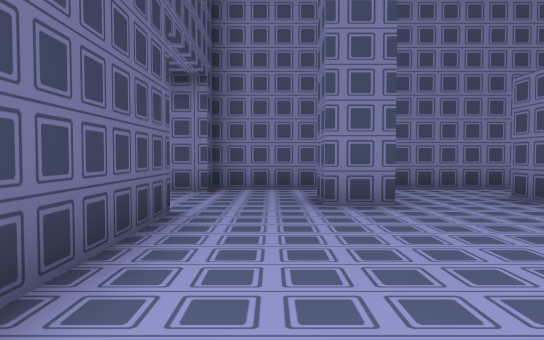
View 1 (above)

22 first-person views from a walk through a scene from a Unity 3-D project. The camera is 1.4 m above the floor, tilts 2° down and sees 70° across. The floor is counted in squares, 2 m on a side. Each view is taken from the middle of a square. On the plan, view 1 faces up. The plan holds only what a view shows up to about 11 squares ahead; the rest is blank. The place goes on beyond the plan.

View 2
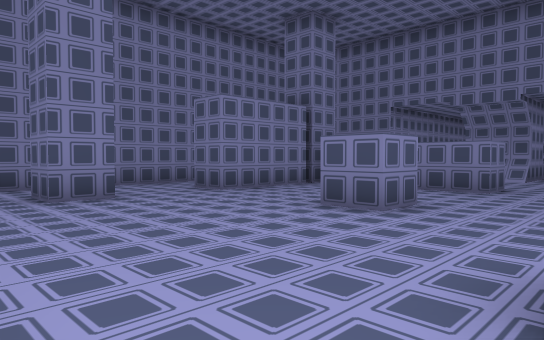

View 3
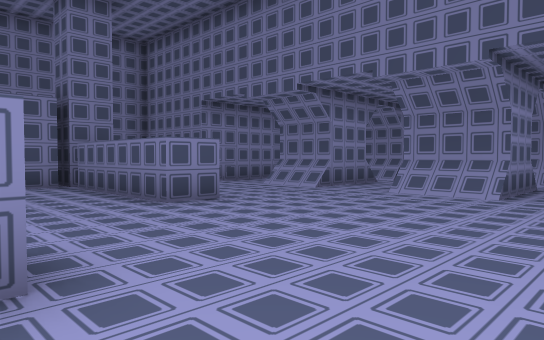

View 4
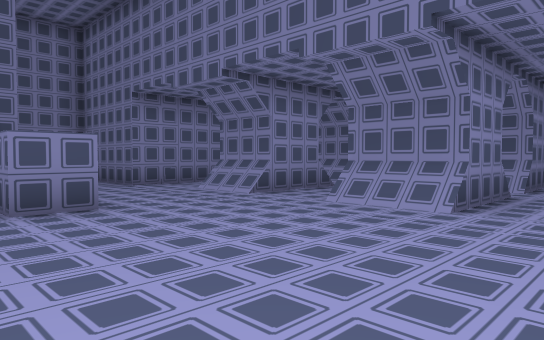

View 5
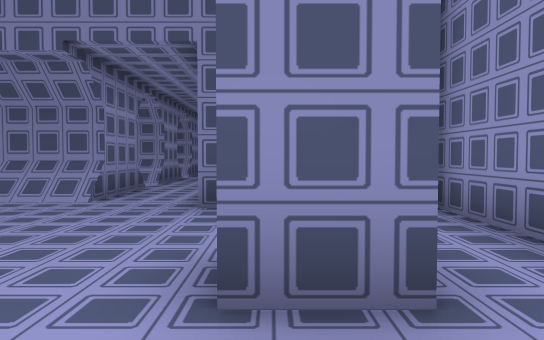

View 6
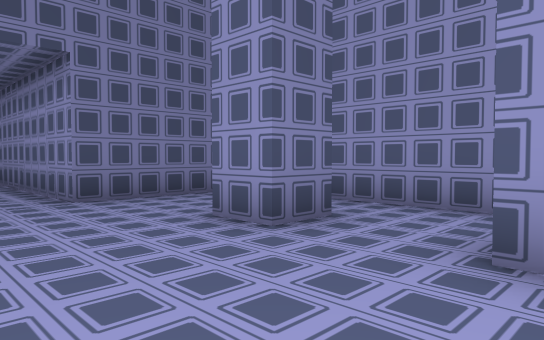

View 7
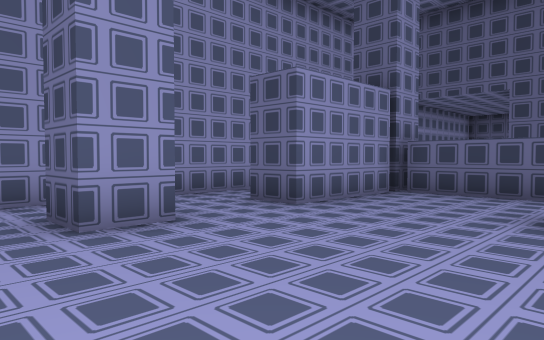

View 8
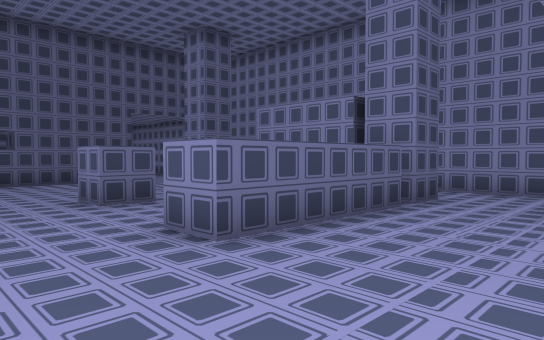

View 9
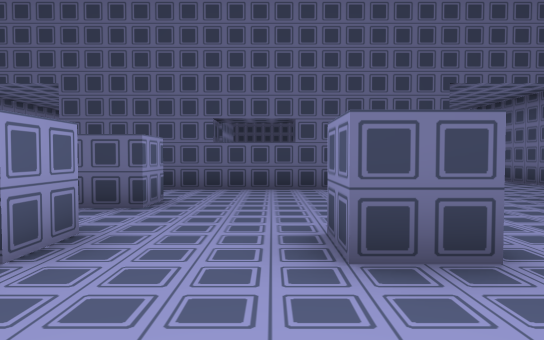

View 10
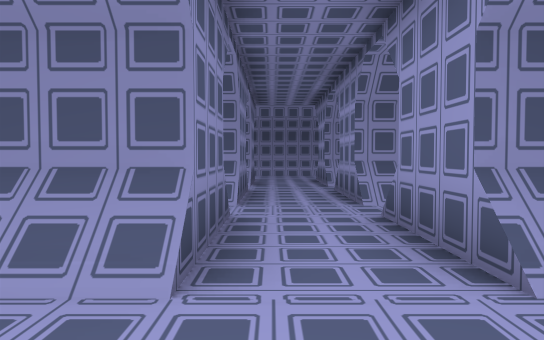

View 11
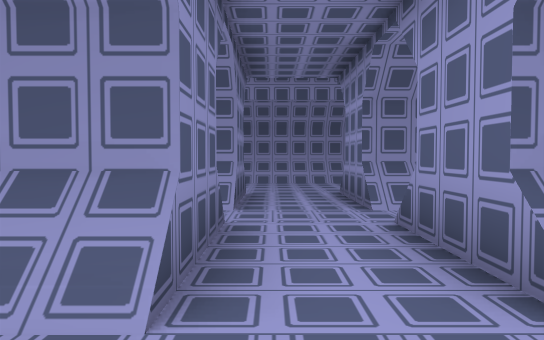

View 12
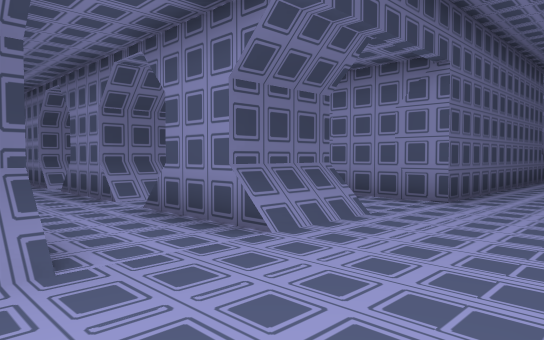

View 13
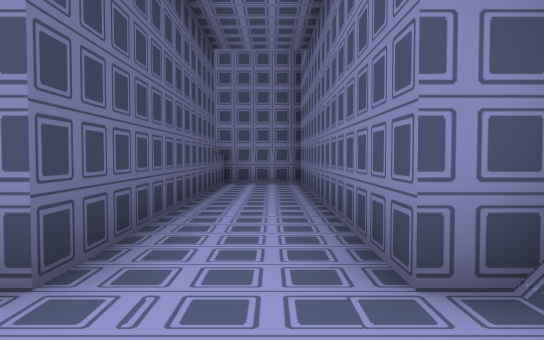

View 14
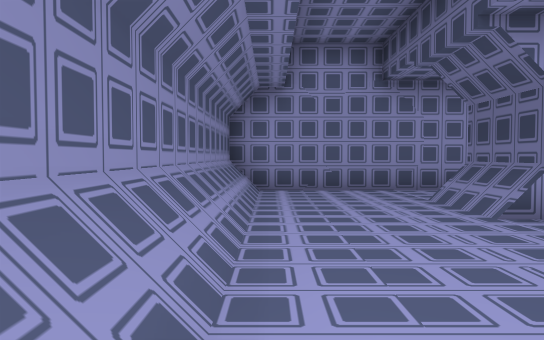

View 15
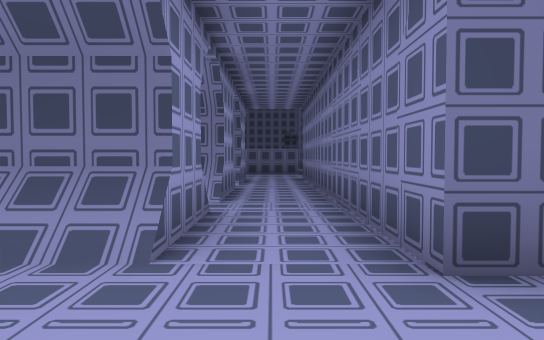

View 16
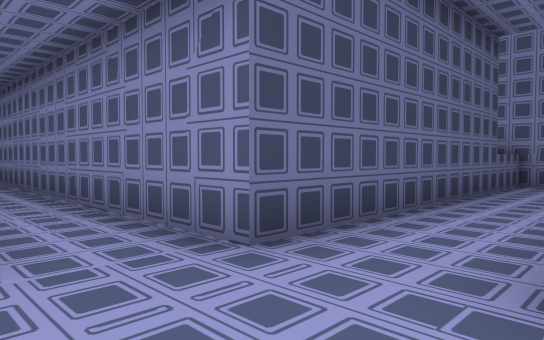

View 17
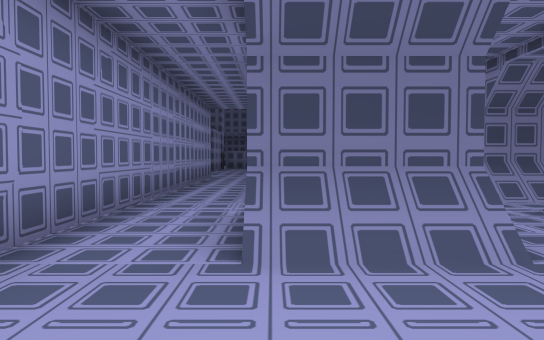

View 18
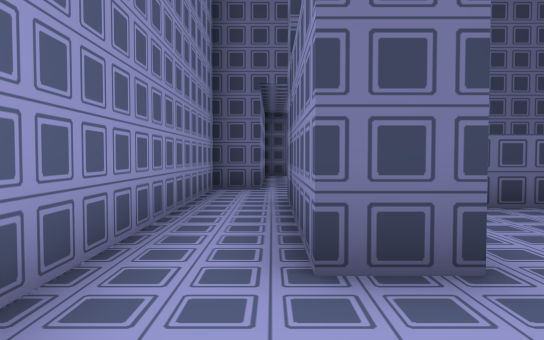

View 19
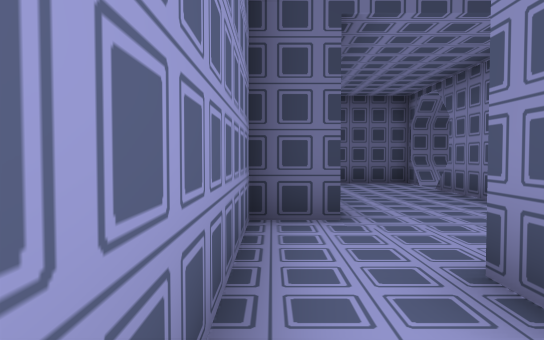

View 20
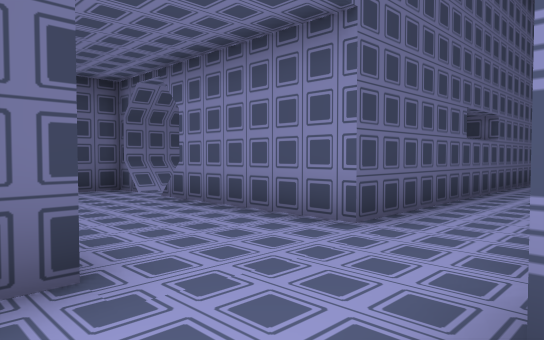

View 21
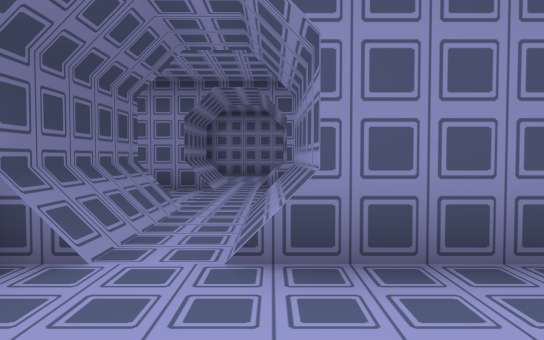

View 22
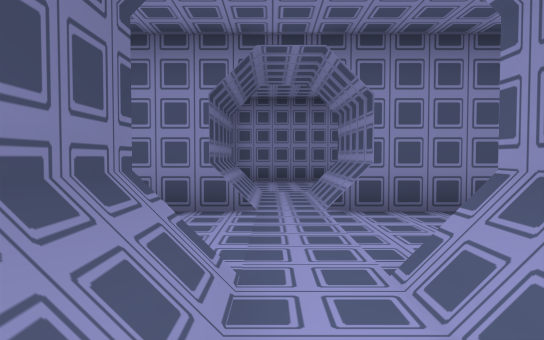

### Floor plan
Key: @ floor where view 1 was taken; # wall or solid block; . floor; / step, stairs or slope; ^ raised ledge.
Columns run from 8 left of view 1 to 24 right of it. Each row starts with its distance up from view 1.
 14                              ###
 13                             ^..#
 12                             ^..#
 11                             #..#
 10                             #..#
  9       ############          #..#
  8  ######... ...  ..          #..#
  7   .. ........   ...#        #..#
  6   ..  ...#...####..#        #..#
  5  .//   ........##..##########..#
  4  #//###........##...............
  3  #//###........##../##.##//##...#
  2 ##//###.....#..##../##.##//##...#
  1  .... #.........................#
  0  ...  #.@.......................#
 -1  #//###..#..#....../##.## /##...#
 -2  #//###..#........./##.##// #...#
 -3  #//###..#......................#
 -4  #.......#.........##############
 -5  #.......####..#...#
 -6    ................#
 -7      ##............#
 -8       ##############

Where each view was taken, in squares from view 1:
view 1: 0 up, 0 right, facing up
view 2: 1 down, 1 left, facing up-right
view 3: 4 down, 4 right, facing up-right
view 4: 4 down, 6 right, facing up-right
view 5: 5 down, 5 right, facing right
view 6: 2 down, 4 right, facing down-right
view 7: 1 down, 9 right, facing down-left
view 8: 1 down, 11 right, facing up-left
view 9: 1 up, 7 right, facing left
view 10: 1 up, 9 right, facing right
view 11: 1 up, 13 right, facing right
view 12: 1 down, 23 right, facing up-left
view 13: 3 up, 22 right, facing up
view 14: 4 up, 23 right, facing down
view 15: 4 up, 23 right, facing left
view 16: 3 up, 23 right, facing up-left
view 17: 2 down, 23 right, facing left
view 18: 6 down, 7 right, facing left
view 19: 7 down, 3 right, facing left
view 20: 7 down, 1 right, facing up-left
view 21: 6 down, 5 left, facing up
view 22: 3 down, 6 left, facing up
